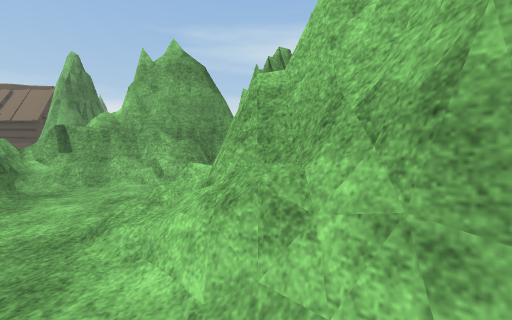
view 1 (above)

24 first-person views from a walk through a 3-D level made in the Unity game engine. The camera is 1.2 m above the floor, tilts 4° down and sees 90° across. The floor is counted in squares, 1 m on a side. Each view is taken from the middle of a square. On the plan, view 1 faces up. The plan holds only what a view shows up to about 12 squares ahead; the rest is blank. The place goes on beyond the plan. The player character is not drawn. Some surface patterns are stand-ins.

view 2
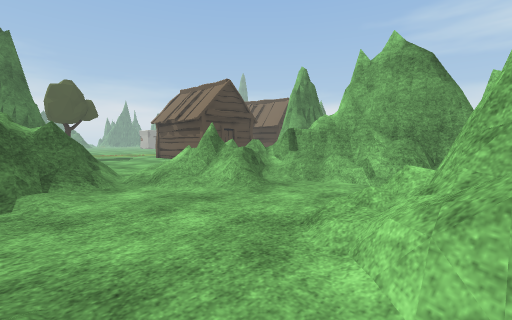

view 3
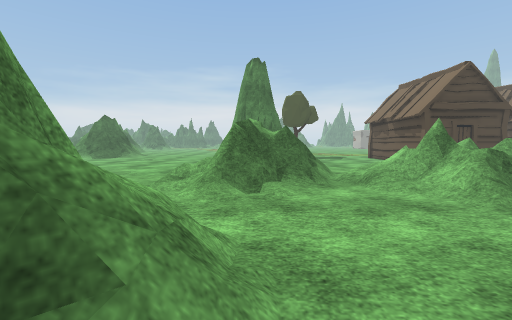

view 4
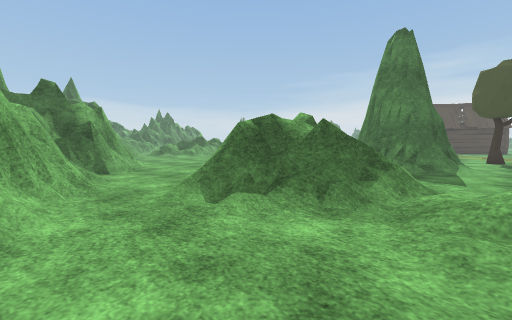

view 5
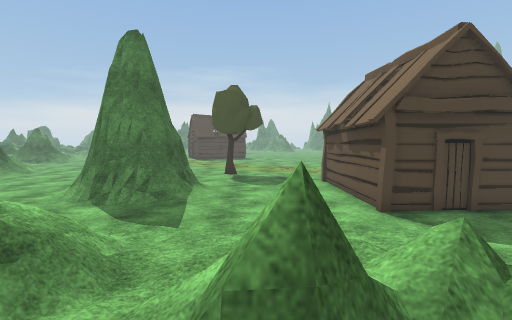

view 6
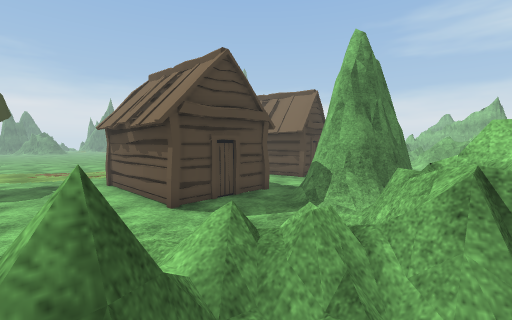

view 7
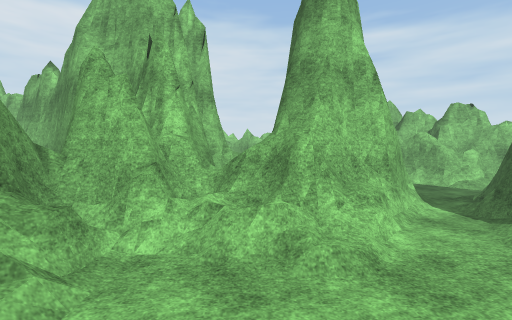

view 8
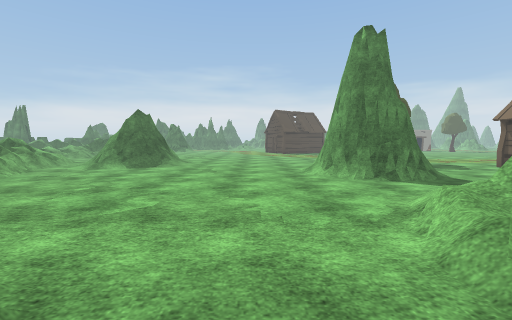

view 9
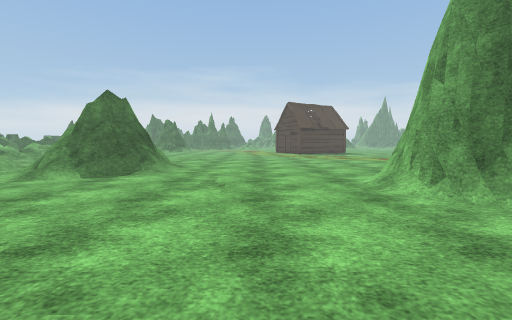

view 10
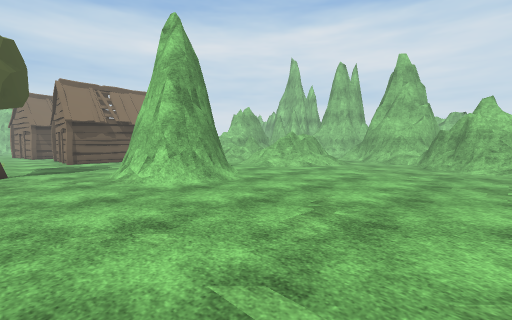

view 11
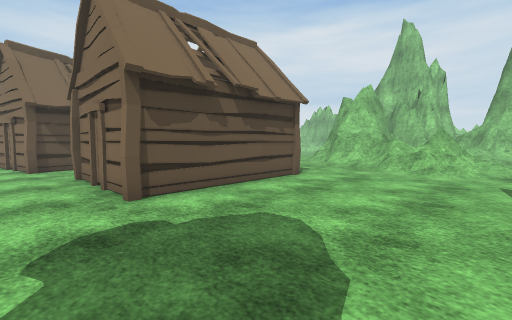

view 12
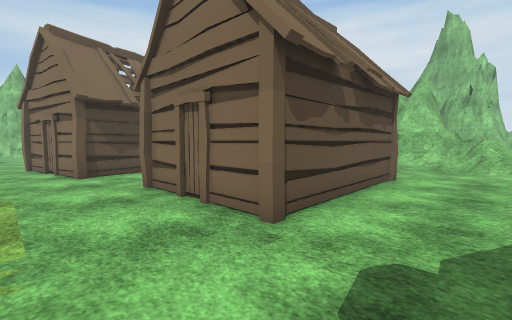

view 13
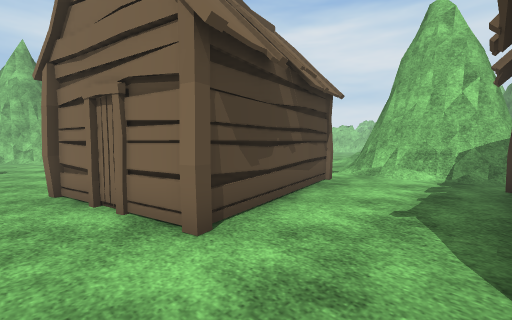

view 14
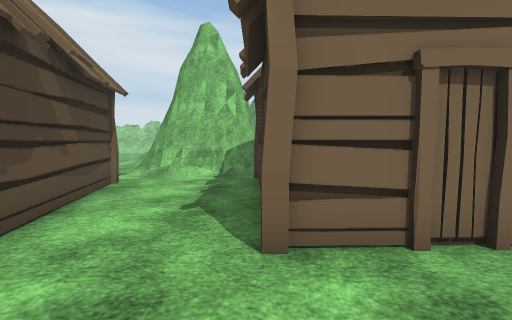

view 15
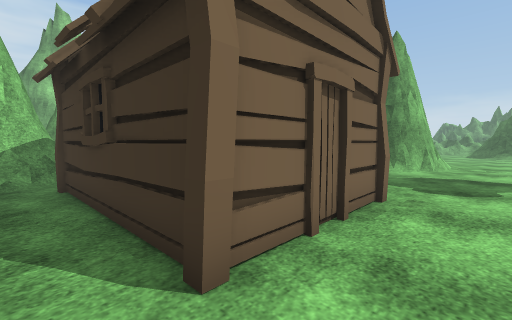

view 16
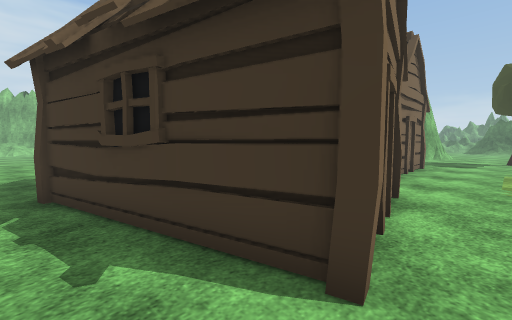

view 17
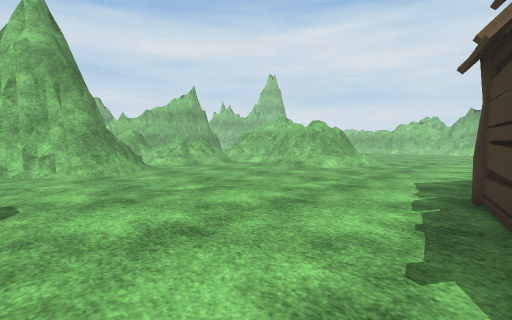

view 18
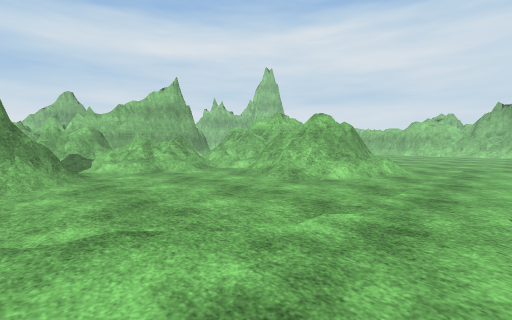

view 19
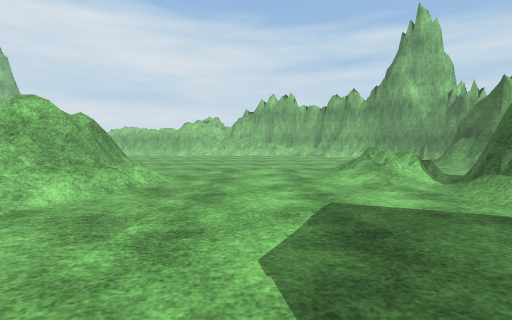

view 20
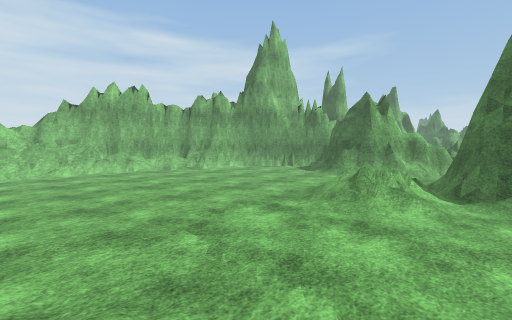

view 21
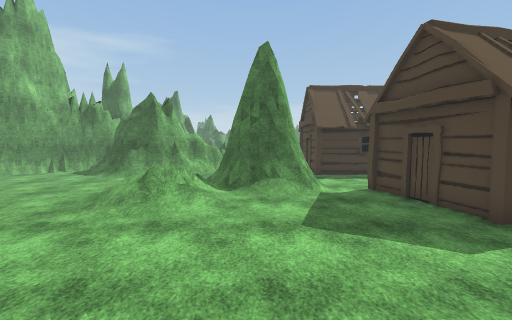

view 22
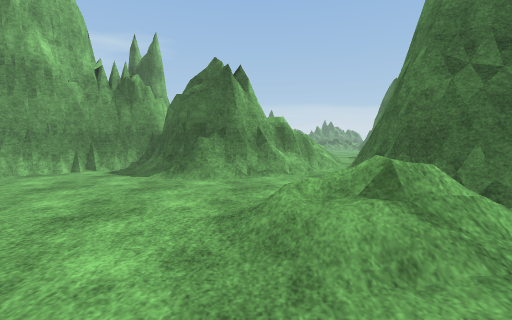

view 23
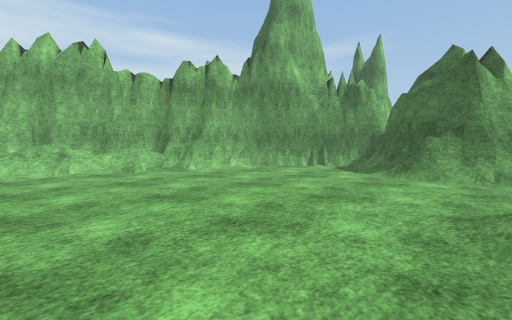

view 24
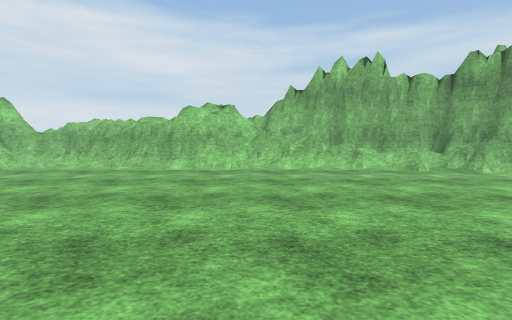

### Floor plan
Key: @ floor where view 1 was taken; # wall or solid block; x gap in a wall; . main floor; : floor 0.25 m higher than the main floor; / step, stairs or slope; = window, fence, low wall or low ledge; ^ raised ledge; H hut; T tree; O other object.
Columns run from 22 left of view 1 to 7 right of it. Each row starts with its distance up from view 1.
 35      .O#=                 ...=
 34 #    /.//=               ....#
 33 ####^/..//.             .....#
 32 .=##=....../           ......#
 31 ...........==         .......#
 30 ........../=#        ........#
 29 ........../=##     ..........#
 28 ........../=####   ..........#
 27 ...........//#=#.............=
 26 ..............:..............=
 25 .............................=
 24 .............................#
 23 .............................#
 22 .............................=
 21 ...HHHHH..................../=
 20 .HHH   H......///.........../O
 19 .H     H......////..........=#
 18 .H     H..#==.////..........=#
 17 ..H HHHHH.####   ..........=##
 16 ..HHH.....#  #=. ..........##
 15 ..........#  ##............
 14 ..........#####...........
 13 ...HHHHHHH/### ...#^//...##
 12 ...H     H./=#.:=####=..###
 11 ...H     ......###  ##/###
 10 ...H     H.../=###  ####
  9 ...HHHHHHH.../#=#######
  8 ............./##=#==^##
  7 ............//=##///.##
  6 ............//#=/.../=#
  5 ............//==//../=#
  4 T...........//##/.../=##
  3 T............///..../###
  2 ....####....Ox//...../=#
  1 ...=####=../ ==//......##
  0 ...=# ##.../ ###/...//@.##
 -1 .../####...//=##=..#=##=.=
 -2 ....###=..../OO/...#######
 -3 ..............//..=#
 -4 ..................##
 -5 ................./##
 -6 ................./#
 -7 ................###
 -8 ...............###
 -9 ..............=##
-10 //............=^#
-11 ##=.........
-12 ###=.......
-13  ##=......
-14   #=.....

Positions as (right, up) in squares from view 1, and headings:
1: (0, 0), facing up
2: (0, 0), facing up-left
3: (0, 0), facing left
4: (-3, 4), facing down-left
5: (-6, 5), facing left
6: (-6, 5), facing up-left
7: (-6, 5), facing right
8: (-5, -5), facing left
9: (-10, -6), facing left
10: (-22, -10), facing up-right
11: (-21, 3), facing up-right
12: (-22, 6), facing up-right
13: (-22, 13), facing up-right
14: (-22, 13), facing right
15: (-21, 14), facing down-right
16: (-22, 22), facing down-right
17: (-22, 21), facing up-right
18: (-19, 23), facing up-right
19: (-16, 23), facing right
20: (-10, 27), facing down-right
21: (-10, 27), facing down
22: (-5, 22), facing down
23: (-5, 23), facing down-right
24: (-5, 26), facing right
